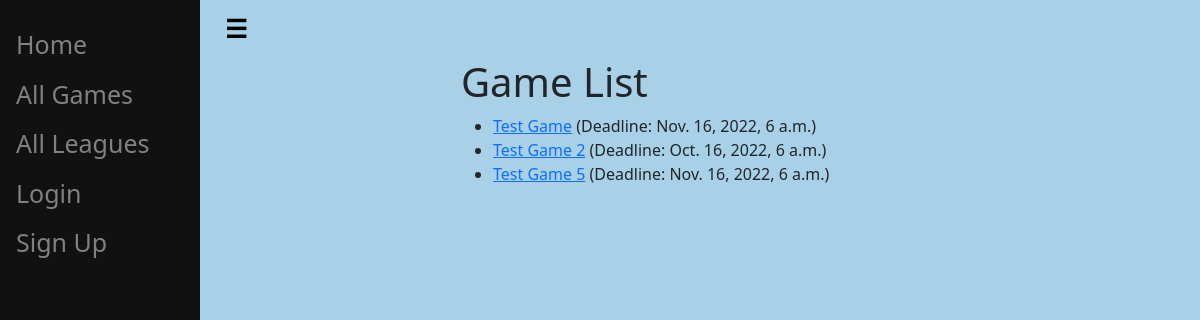
Page /accounts/games/ on the earlier database version.
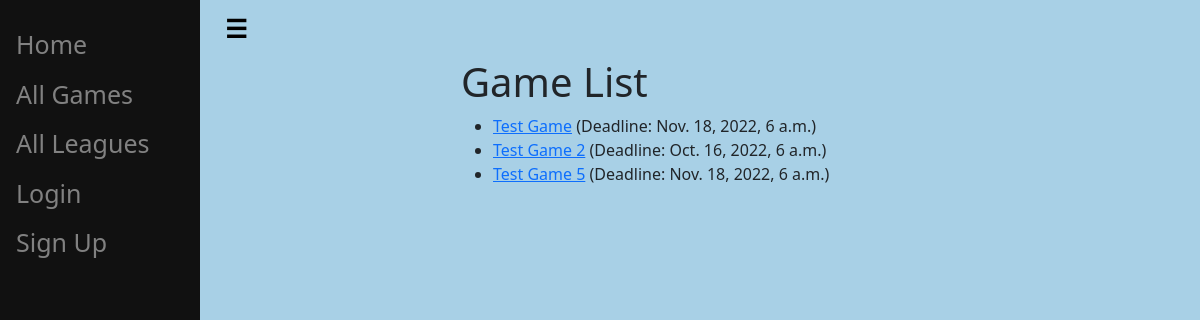
Same page on the later database version.
### bingo/models.py (models this page shows, shortened)
class BaseModel(models.Model):
    class Meta:
        abstract = True
    created_at = models.DateTimeField(auto_now=True)
    updated_at = models.DateTimeField(auto_now_add=True)
    deleted_at = models.DateTimeField(null=True, blank=True)

class Game(BaseModel):
    class Meta:
        db_table = 'game'
    SIZE_CHOICES = [(3, 3),
                    (4, 4),
                    (5, 5)]
    id = models.AutoField(primary_key=True)
    name = models.TextField()
    end_time = models.DateTimeField()
    size = models.PositiveSmallIntegerField(default=5, choices=SIZE_CHOICES)
    def user_game_url(self):
        return reverse('user-game-manage', args=[str(self.id)])

### bingo/views.py (the view)
# urls.py: path('games/', views.GameListView.as_view(), name='games'),
class GameListView(generic.ListView):
    model = Game
    template_name = 'game/game_list.html'
    paginate_by = 10
    ordering = ['-created_at']

### bingo/templates/game/game_list.html
{% extends "generic/base_generic.html" %}
{% block content %}
  <h1>Game List</h1>
  {% if game_list %}
  <ul>
    {% for game in game_list %}
      <li>
        <a href="{{ game.user_game_url }}">{{ game.name }}</a> (Deadline: {{ game.end_time }})
      </li>
    {% endfor %}
  </ul>
  {% else %}
    <p>Oops. There are no games active now.</p>
  {% endif %}
{% endblock %}

Differences in the rows shown:
changed Game "Test Game": end_time "Nov. 16, 2022, 6 a.m." → "Nov. 18, 2022, 6 a.m."
changed Game "Test Game 5": end_time "Nov. 16, 2022, 6 a.m." → "Nov. 18, 2022, 6 a.m."
